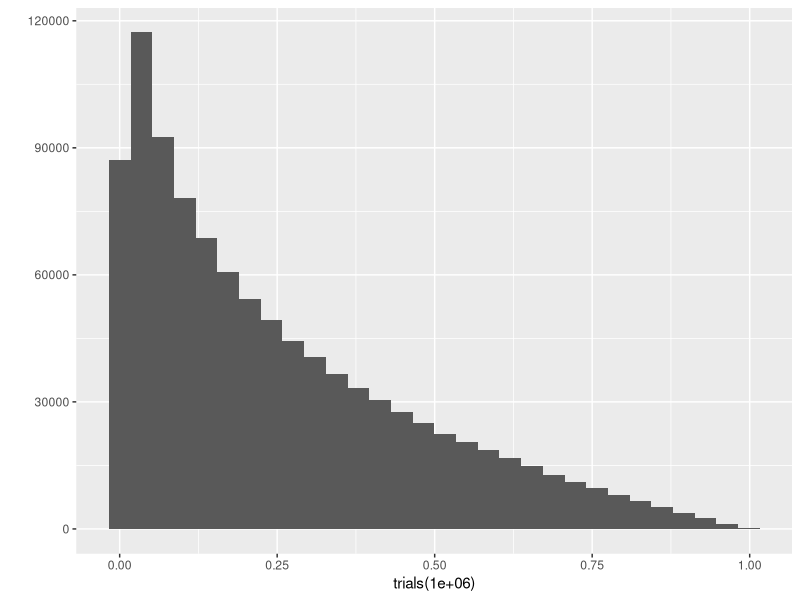
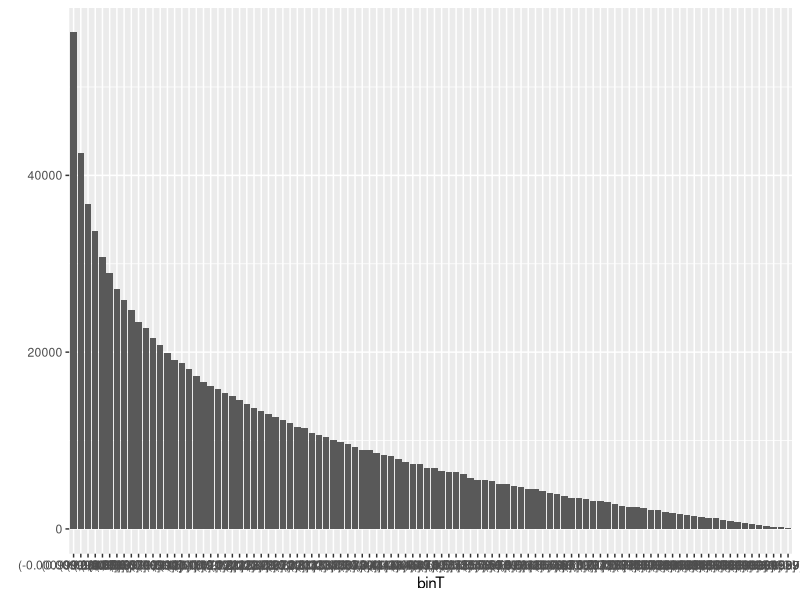

Source code (R) for these figures, in order: (Note: a time limit stopped this script after it produced the figures.)
#Starting at 10am
#Euclid
#1:
library(ggplot2)
trials = function(k){
  x = runif(k)#distribution from 0 to 1
  y = runif(k, max = x)
  return(y)
}
qplot(trials(1000000), bins = 30)

#2:
t = trials(1000000)
binT = cut(t, 100)
qplot(binT)
meanT = c()
for(i in 1:length(binT)){
  meanT = c(meanT,mean(binT[i]))
}
qplot(meanT)

#3
formulaMean = c()
for(i in 1:100){
  formulaMean = c(formulaMean, ((i/100.0)-1)/(log(i/100.0)))
}
qplot(formulaMean)

#Part2: DataAnalysis
#1
install.packages("psych")
library("psych")
help(msq)
df = msq
#2 #TODO: eliminate for loop
fractionNA = c()
for(i in 1:length(df)){
  isNAVec = is.na(unlist(df[i]))
  isNAVec = isNAVec[isNAVec == TRUE]
  fractionNA = c(fractionNA,length(isNAVec)/length(df[[i]]))
}
names(fractionNA) = names(df)
fractionNA
fractionNA["kindly"]
#3
includedCols = names(df)
includedCols = includedCols[match("active",includedCols):match("scornful",includedCols)]
includedCols = c(includedCols, "Extraversion", "Neuroticism")
print(length(includedCols))
newDF= df[includedCols]
newDF
#4
noNaNewDF = newDF
for(i in 1:length(newDF)){
  meanVal = mean(noNaNewDF[[i]][is.na(noNaNewDF[[i]])==FALSE])
  naVec = is.na(noNaNewDF[[i]])==TRUE
  #print(newDF[[i]][naVec])
  noNaNewDF[[i]][naVec] = meanVal
}
noNaNewDF
#5
#histograms:
(ggplot(noNaNewDF, aes(x=noNaNewDF$"Extraversion"))
+geom_histogram())
(ggplot(noNaNewDF, aes(x=noNaNewDF$"Neuroticism"))
+geom_histogram())

#density:
(ggplot(noNaNewDF, aes(x=noNaNewDF$"Extraversion"))
+geom_density())
(ggplot(noNaNewDF, aes(x=noNaNewDF$"Neuroticism"))
+geom_density())

(ggplot(noNaNewDF, aes(x=noNaNewDF$"Extraversion", y=noNaNewDF$"Neuroticism"))
+geom_point()
+geom_smooth(method = "loess"))

#6:
ExtraActiveModel = c()
NeuroActiveModel = c()
exNoNaNewDF = noNaNewDF[-noNaNewDF$"Extraversion"]
exNoNaNewDF = noNaNewDF[-noNaNewDF$"Neuroticism"]
for(i in 1:length(exNoNaNewDF)){
#for(i in 1:1){
    ExtraActiveModel = c(ExtraActiveModel, (lm(noNaNewDF$"Extraversion" ~ exNoNaNewDF[[i]])))
    NeuroActiveModel = c(NeuroActiveModel, (lm(noNaNewDF$"Neuroticism" ~ exNoNaNewDF[[i]])))
}
#7:
length(ExtraActiveModel)
coefVec = coef(ExtraActiveModel)
EAC = coef(ExtraActiveModel)
EAC
print(EAC)
NAC = coef(NeuroActiveModel)
print(NAC)
